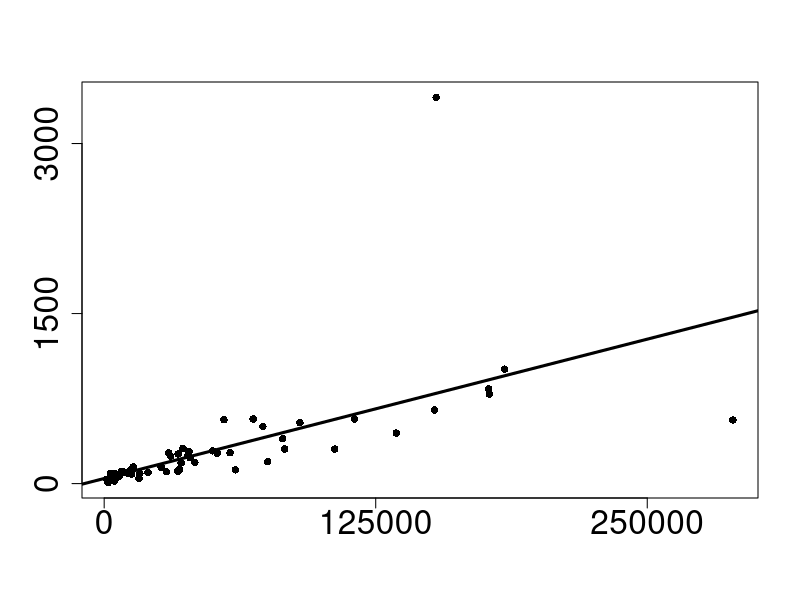
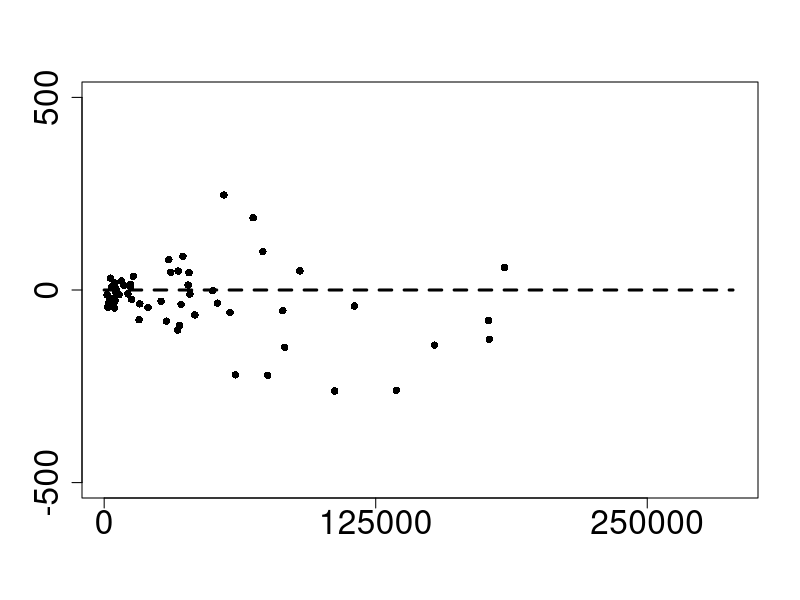
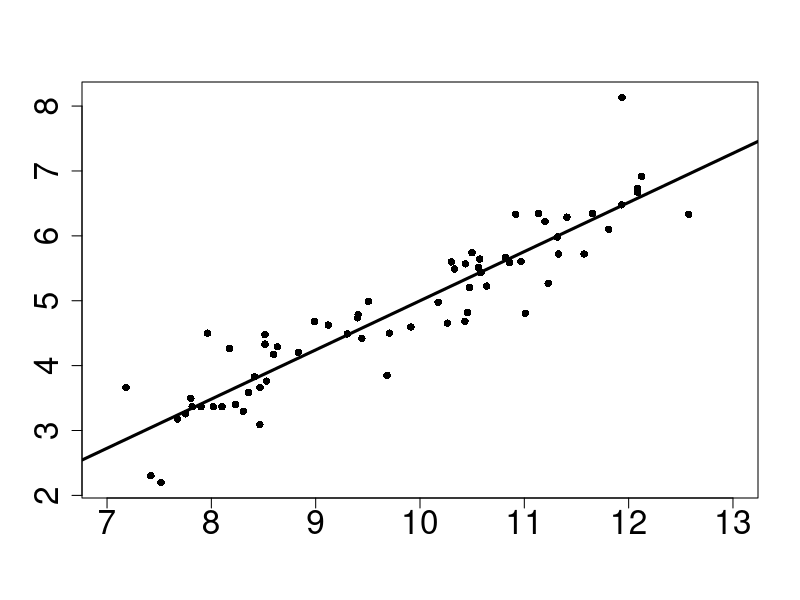
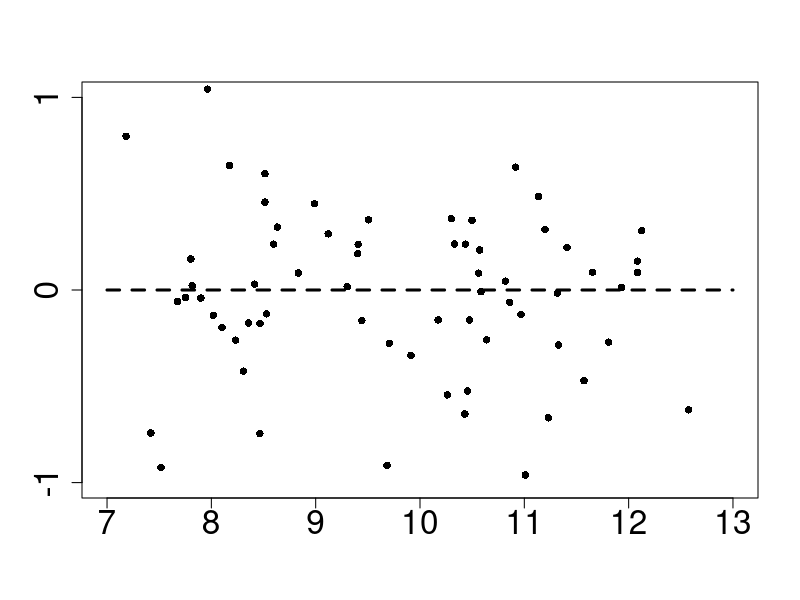

R code for these plots, in order:
x <- scan("florida-election-data.txt")
x <- matrix(x,ncol=22,byrow=T)
bush <- x[,3]
buchanan <- x[,4]

postscript("florida1.eps",horizontal=T,onefile=F,print.it=F)
plot(bush,buchanan,xlab="",ylab="",xaxt="n",yaxt="n",pch=16)
axis(1,c(0,125000,250000),cex.axis=2)
axis(2,c(0,1500,3000),cex.axis=2)
temp <- lm(buchanan ~ bush)
abline(temp,lwd=3)
dev.off()

postscript("florida2.eps",horizontal=T,onefile=F,print.it=F)
r <- temp$residuals
plot(bush,r,xlab="",ylab="",xaxt="n",yaxt="n",pch=16,ylim=c(-500,500))
axis(1,c(0,125000,250000),cex.axis=2)
axis(2,c(-500,0,500),cex.axis=2)
lines(c(0,max(bush)),c(0,0),lty=2,lwd=3)
dev.off()

postscript("florida3.eps",horizontal=T,onefile=F,print.it=F)
bush <- log(bush)
buchanan <- log(buchanan)
plot(bush,buchanan,xlab="",ylab="",xaxt="n",yaxt="n",pch=16,xlim=c(7,13))
axis(1,7:13,cex.axis=2)
axis(2,2:8,cex.axis=2)
temp <- lm(buchanan ~ bush)
abline(temp,lwd=3)
dev.off()

postscript("florida4.eps",horizontal=T,onefile=F,print.it=F)
r <- temp$residuals
plot(bush,r,xlab="",ylab="",xaxt="n",yaxt="n",pch=16,xlim=c(7,13),ylim=c(-1,1))
axis(1,7:13,cex.axis=2)
axis(2,c(-1,0,1),cex.axis=2)
lines(7:13,rep(0,7),lty=2,lwd=3)
dev.off()
